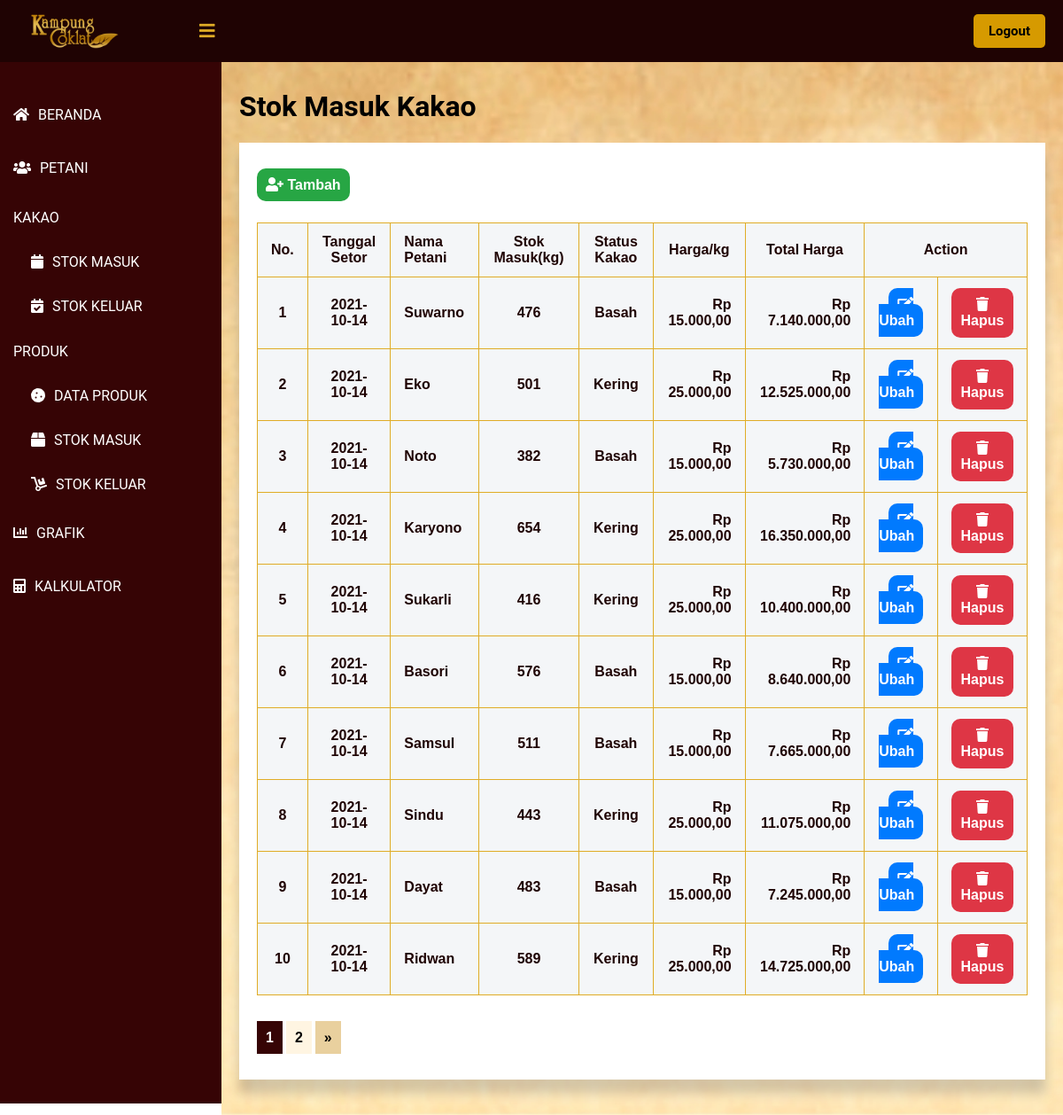
/public/lihat_stok/1 (signed in), run on an earlier commit of the app's database.
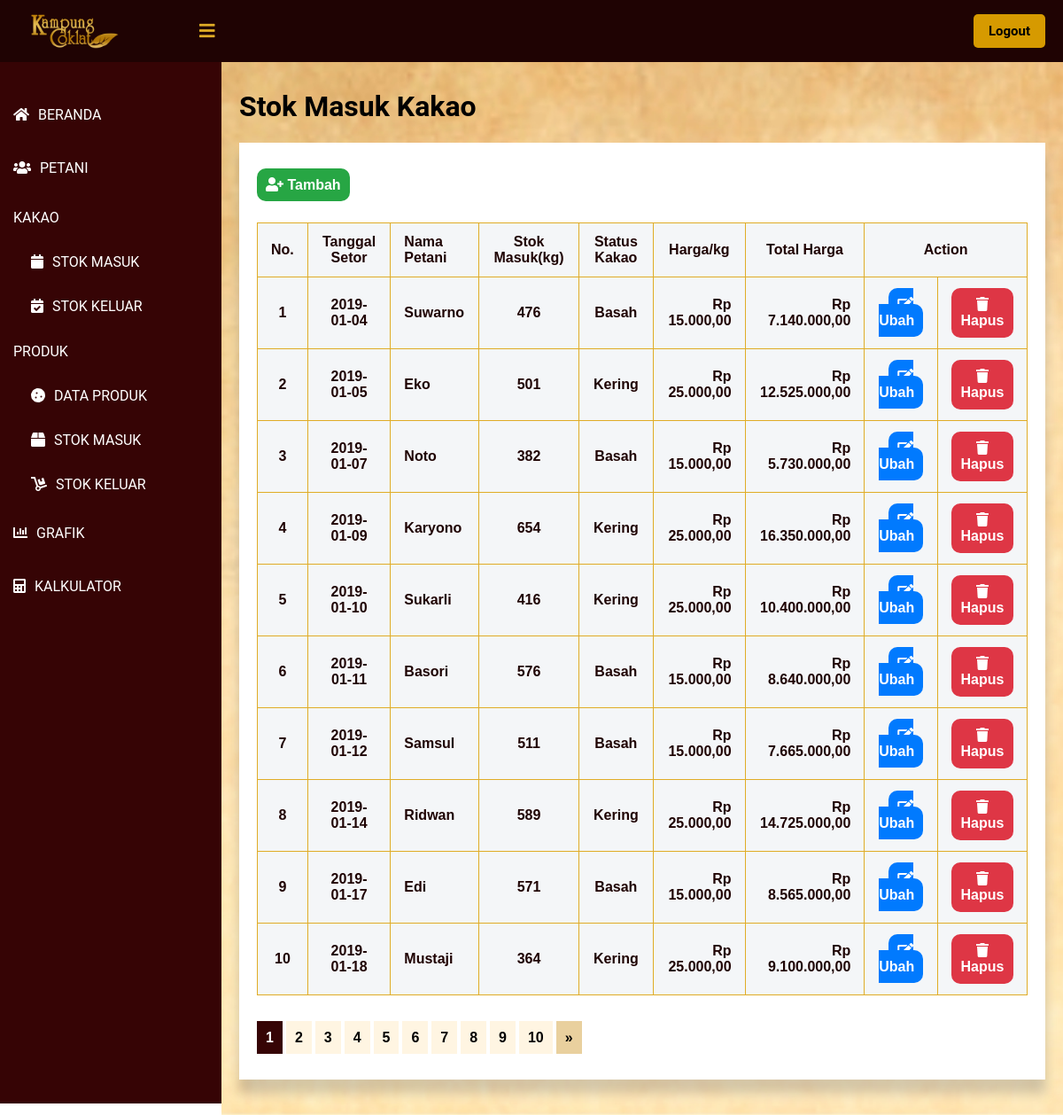
And on a later commit of the database.
### tables this page shows
CREATE TABLE `stok_kakao` (
  `id_stok` int(11) NOT NULL,
  `tanggal_setor` timestamp NOT NULL DEFAULT current_timestamp() ON UPDATE current_timestamp(),
  `nama_petani` int(11) NOT NULL,
  `stok_masuk` int(11) NOT NULL,
  `status_kakao` int(11) NOT NULL,
  `harga` int(11) NOT NULL
);

CREATE TABLE `petani` (
  `id_petani` int(11) NOT NULL,
  `nama_petani` varchar(60) NOT NULL,
  `tanggal_lahir` date NOT NULL,
  `alamat_kec` int(11) NOT NULL,
  `status_anggota` int(11) NOT NULL
);

CREATE TABLE `kategori` (
  `id` int(11) NOT NULL,
  `nama_kategori` varchar(60) NOT NULL,
  `grup` varchar(60) NOT NULL
);

### app/core/Controller.php (called while the page is built, shortened)
<?php
class Controller {
    public function view($view, $data = [])
    {
        require_once   '../app/views/'.$view.'.php';
    }
}
?>

### app/controllers/Lihat_stok.php (called while the page is built, shortened)
<?php
class Lihat_stok extends Controller {
    public function index($page)
    {
        $id_user = $_SESSION['id'];
        $user = $this->model('User_model')->getUserById($id_user);
        $data['stok'] = $this->model('Stok_model')->getList($page);
        $data['nama'] = $user['nama'];
        $this->view('lihat_stok/index', $data);
    }
}
?>

### app/core/App.php (called while the page is built, shortened)
<?php
class App {
    protected $method = 'index';
    protected $params = [];
    public function __construct()
    {
        $url = $this->parseURL();
        if ( file_exists('../app/controllers/' . $url[0] . '.php') ) {
            unset($url[0]);
        }
        $this->controller = new $this->controller;
        if ( !empty($url) ) {
            $this->params = array_values($url);
        }
        call_user_func_array([$this->controller, $this->method], $this->params);
    }
    public function parseURL()
    {
        if ( isset($_GET['url']) ) {
            $url = rtrim($_GET['url'], '/');
            $url = filter_var($url, FILTER_SANITIZE_URL);
            $url = explode("/", $url);
            return $url;
        }
    }
}

### public/index.php (called while the page is built, shortened)
<?php
$app = new App;

### app/core/Database.php (called while the page is built, shortened)
<?php
class Database {
    private $host = DB_HOST;
    private $db_name = DB_NAME;
    private $dbh;
    private $stmt;
    public function __construct()
    {
        $dsn = 'mysql:host=' . $this->host . ';dbname=' . $this->db_name;
        try {
            $this->dbh = new PDO($dsn, 'root', '');
        } catch(PDOException $e) {
            die($e->getMessage());
        }
    }
    public function query($query)
    {
        $this->stmt = $this->dbh->prepare($query);
    }
    public function bind($param, $value, $type=null)
    {
        if ( is_null($type) ) {
            switch( true ) {
                default :
                    $type = PDO::PARAM_STR;
            }
        }
        $this->stmt->bindValue($param, $value, $type);
    }
    public function execute()
    {
        $this->stmt->execute();
    }
    public function resultSet()
    {
        $this->execute();
        return $this->stmt->fetchAll(PDO::FETCH_ASSOC);
    }
}

### app/models/Stok_model.php (called while the page is built, shortened)
<?php
class Stok_model {
    private $table = 'stok_kakao';
    private $db;
    public function __construct()
    {
        $this->db = new Database;
    }
    public function getList($page)
    {
        $data = [];
        $jumlahDataSetiapPage = 10;
        $this -> db -> query("SELECT stok_kakao.*, status_kakao.nama_kategori AS status_kakao, petani.nama_petani, DATE_FORMAT(tanggal_setor, '%Y-%m-%d') AS tanggal_setor FROM `" . $this->table . "` LEFT JOIN petani ON petani.id_petani = stok_kakao.nama_petani JOIN kategori AS status_kakao ON status_kakao.id = stok_kakao.status_kakao");
        $jumlahData = $this -> db -> resultSet();
        $jumlahData = count($jumlahData);
        $jumlahPage = ceil($jumlahData / $jumlahDataSetiapPage);
        $halamanSaatIni = ( isset($page) ) ? $page : 1;
        $dataPertama = ($jumlahDataSetiapPage * $halamanSaatIni) - $jumlahDataSetiapPage;
        $this -> db -> query("SELECT stok_kakao.*, status_kakao.nama_kategori AS status_kakao, petani.nama_petani, DATE_FORMAT(tanggal_setor, '%Y-%m-%d') AS tanggal_setor FROM `" . $this->table . "` LEFT JOIN petani ON petani.id_petani = stok_kakao.nama_petani JOIN kategori AS status_kakao ON status_kakao.id = stok_kakao.status_kakao LIMIT $dataPertama, $jumlahDataSetiapPage");
        $daftarData = $this -> db -> resultSet();
        $data['list_data'] = $daftarData;
        $data['halaman_saat_ini'] = $halamanSaatIni;
        $data['jumlah_halaman'] = $jumlahPage;
        return $data;
    }
}

### app/views/lihat_stok/index.php (the view, shortened to what the changed rows need)
<!DOCTYPE html>
<html lang=”en”>
<head>
	<link href="<?= BASEURL ?>/css/melihat_petani.css" rel="stylesheet" type="text/css">
    <link rel="stylesheet" href="https://cdnjs.cloudflare.com/ajax/libs/font-awesome/5.12.1/css/all.min.css">
</head>
<body>
    <div class="content">
        <div class="card">
            <h1>Stok Masuk Kakao</h1>
        </div>
        <div class="card_table">
                <div class="card_table2">
                    <table class="tabelMahasiswa" width="60%">
                        <tr>
                            <th style="text-align: center;">No.</th>
                            <th style="text-align: center;">Tanggal Setor</th>
                            <th>Nama Petani</th>
                            <th style="text-align: center;">Stok Masuk(kg)</th>
                            <th style="text-align: center;">Status Kakao</th>
                            <th style="text-align: center;">Harga/kg</th>
                            <th style="text-align: center;">Total Harga</th>
                            <th colspan="2" style="text-align: center;">Action</th>
                        </tr>
                        <?php foreach ($data['stok']['list_data'] as $key => $value) { ?>
                        <tr>
                            <th style="text-align: center;"><?= ($key + 1) ?></th>
                            <th style="text-align: center;"><?= $value['tanggal_setor'] ?></th>
                            <th><?= $value['nama_petani'] ?></th>
                            <th style="text-align: center;"><?= $value['stok_masuk'] ?></th>
                            <th style="text-align: center;"><?= $value['status_kakao'] ?></th>
                            <th style="text-align: right;"><?= "Rp " . number_format($value['harga'], 2, ",", ".") ?></th>
                            <th style="text-align: right;"><?= "Rp " . number_format($value['harga']*$value['stok_masuk'], 2, ",", ".") ?></th>
                            <th style = "text-align: center;">
                                <a class = 'edit' href = '<?= BASEURL;?>/ubah_stok/<?= $value['id_stok']?>'><i class="fas fa-edit"></i> Ubah</a>
                            </th>
                            <th style = "text-align: center;">
                                <form method="get" action="<?= BASEURL;?>/hapus_stok/hapus/<?= $value['id_stok']?>">
                                    <button style = "font-size: 16px; border: none;" type="submit" class="hapus" onclick="return confirm('Apakah anda yakin ingin menghapus data tersebut?');"><i class="fas fa-trash"></i> Hapus</button>
                                </form>
                            </th>
                        </tr>
                        <?php } ?>
                    </table>
                    <br>
                    <br>
                    <?php for($p = 1; $p <= $data['stok']['jumlah_halaman']; $p++): ?>
                        <?php if($p == $data['stok']['halaman_saat_ini']): ?>
                            <a href= "<?= BASEURL ?>/lihat_stok/<?= $p; ?>" class = 'page_aktif'><?= $p; ?></a>
                        <?php else: ?>
                            <a href= "<?= BASEURL ?>/lihat_stok/<?= $p; ?>"  class = 'page'><?= $p; ?></a>
                        <?php endif; ?>
                    <?php endfor; ?>
                    <?php if($data['stok']['halaman_saat_ini'] < $data['stok']['jumlah_halaman']): ?>
                        <a href = "<?= BASEURL ?>/lihat_stok/<?= $data['stok']['halaman_saat_ini'] + 1; ?>"  class = 'pageLebih'>&raquo;</a>
                    <?php endif; ?>
                    <br>
                    <br>
                    <br>
                </div>
            </div>
        </div>
</body>
</html>

What changed in the data, as far as the page shows it:
removed stok_kakao: tanggal_setor "2021-10-14", petani.nama_petani "Sindu", stok_masuk "443", kategori.nama_kategori "Kering", harga "25.000,00", $value['harga']*$value['stok_masuk'] "11.075.000,00"
removed stok_kakao: tanggal_setor "2021-10-14", petani.nama_petani "Dayat", stok_masuk "483", kategori.nama_kategori "Basah", harga "15.000,00", $value['harga']*$value['stok_masuk'] "7.245.000,00"
changed stok_kakao "Suwarno": tanggal_setor "2021-10-14" → "2019-01-04"
changed stok_kakao "Eko": tanggal_setor "2021-10-14" → "2019-01-05"
changed stok_kakao "Noto": tanggal_setor "2021-10-14" → "2019-01-07"
changed stok_kakao "Karyono": tanggal_setor "2021-10-14" → "2019-01-09"
changed stok_kakao "Sukarli": tanggal_setor "2021-10-14" → "2019-01-10"
changed stok_kakao "Basori": tanggal_setor "2021-10-14" → "2019-01-11"
changed stok_kakao "Samsul": tanggal_setor "2021-10-14" → "2019-01-12"
changed stok_kakao "Ridwan": tanggal_setor "2021-10-14" → "2019-01-14"
now on this page (row edited): stok_kakao: tanggal_setor "2019-01-17", nama_petani.nama_petani "Edi", stok_masuk "571", kategori.nama_kategori "Basah", harga "15.000,00", $value['harga']*$value['stok_masuk'] "8.565.000,00"
now on this page (row edited): stok_kakao: tanggal_setor "2019-01-18", nama_petani.nama_petani "Mustaji", stok_masuk "364", kategori.nama_kategori "Kering", harga "25.000,00", $value['harga']*$value['stok_masuk'] "9.100.000,00"
Also different on the page:
new list line: "3"
new list line: "4"
new list line: "5"
new list line: "6"
new list line: "7"
new list line: "8"
new list line: "9"
new list line: "10"
